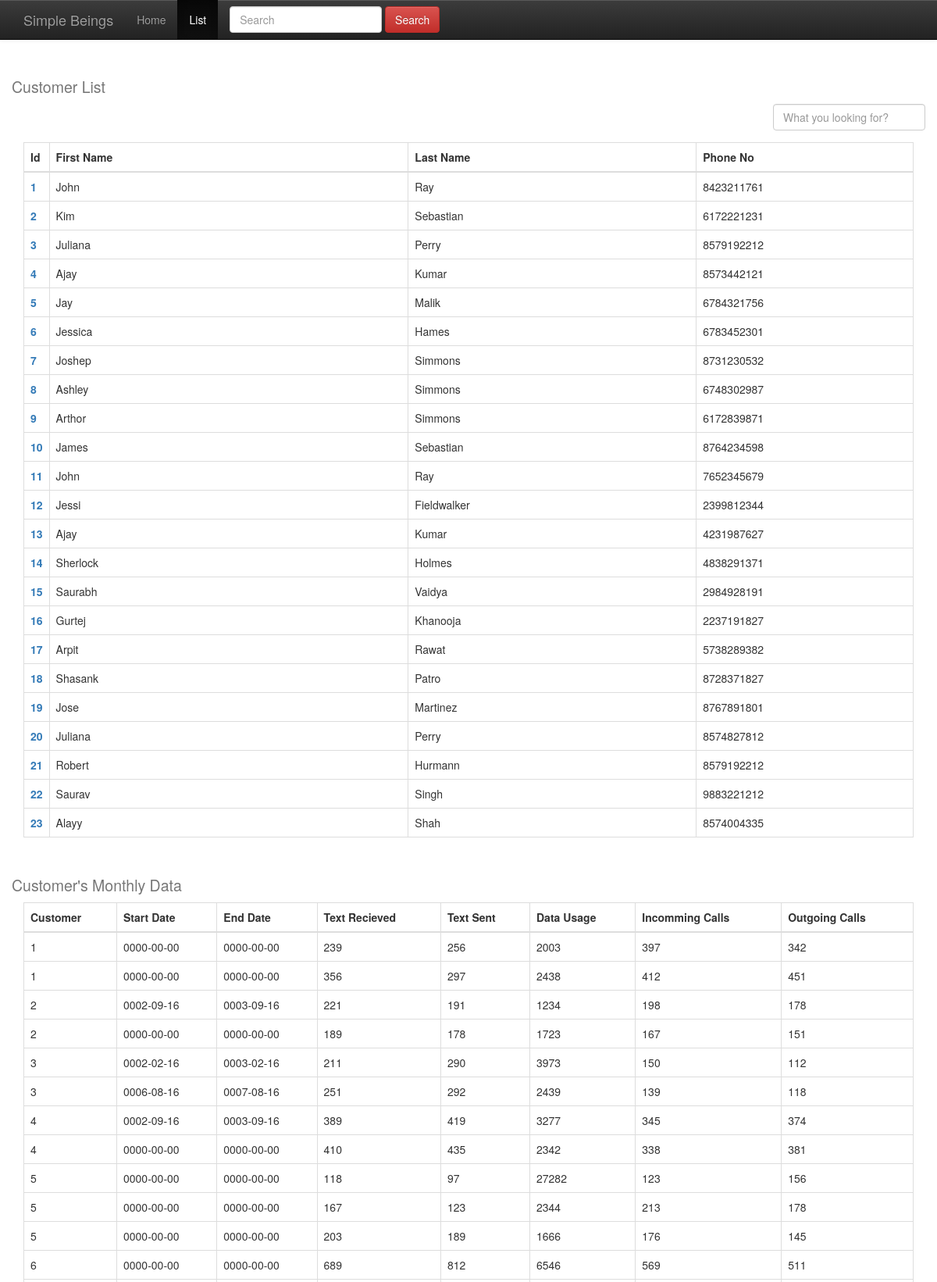
Page /list.php (upper part) on the committed database.
### tables this page shows
CREATE TABLE `Customer` (
  `Customer_ID` smallint(6) NOT NULL,
  `Customer_FName` char(30) NOT NULL,
  `Customer_Lname` char(30) NOT NULL,
  `Phone_Number` char(10) NOT NULL,
  `Family_Plan` tinyint(4) DEFAULT NULL,
  `Family_PlanID` smallint(6) DEFAULT NULL,
  `Customer_Type` char(4) DEFAULT NULL,
  `Usage_Alert` tinyint(4) DEFAULT NULL,
  `Plan_ID` smallint(6) DEFAULT NULL,
  `Employee_ID` smallint(6) NOT NULL
);

CREATE TABLE `Usuage` (
  `Usage_ID` int(11) NOT NULL,
  `Start_Date` date NOT NULL,
  `End_Date` date DEFAULT NULL,
  `Num_Text_Received` smallint(6) DEFAULT NULL,
  `Num_Text_Sent` smallint(6) DEFAULT NULL,
  `Data_Usage` smallint(6) DEFAULT NULL,
  `Incomming_Calls` smallint(6) DEFAULT NULL,
  `Outgoing_Calls` smallint(6) DEFAULT NULL,
  `Customer_ID` smallint(6) DEFAULT NULL
);

### list.php (the view, shortened to what this page needs)
<?php
  include 'dbconnect.php';
  $sql = $conn->query("SELECT * FROM Customer");
  $usages = $conn->query("SELECT * FROM Usuage");
?>
<!DOCTYPE html>
<html>
<head>
    <link rel="stylesheet" type="text/css" href="bootstrap/css/bootstrap.min.css">
    <link rel="stylesheet" href="bootstrap/css/bootstrap-theme.min.css">
</head>
<body>
<nav id="myNavbar" class="navbar navbar-default navbar-inverse navbar-fixed-top" role="navigation">
	<div class="container">
		<div class="navbar-header">
			<a class="navbar-brand" href="home.php">Simple Beings</a>
		</div>
		<div class="collapse navbar-collapse" id="navbarCollapse">
			<ul class="nav navbar-nav">
				<li><a href="./home.php">Home</a></li>
				<li class="active"><a href="./list.php">List</a></li>
        <li>
          <form class="navbar-form navbar-left" action='./search_customer.php' method='get'>
          <div class="form-group">
            <input type="text" class="form-control" name="searchtext" placeholder="Search" />
          </div>
          <button type="submit" class="btn btn-danger">Search</button>
         </form>
        </li>
			</ul>
		</div>
	</div>
</nav>
<div class="container-fluid">
	<h2 class="sub-header"><small>Customer List</small></h2>
</div>
<div class="container">
<div class="row">
  <div class="form-group pull-right">
      <input type="text" class="search form-control" placeholder="What you looking for?">
  </div>
  <span class="counter pull-right"></span>
  </div>
  <table class="table table-hover table-bordered results">
        <thead>
            <tr>
                <th>Id</th>
                <th class="col-md-5 col-xs-5">First Name</th>
                <th class="col-md-4 col-xs-4">Last Name</th>
                <th class="col-md-3 col-xs-3">Phone No</th>
            </tr>
        </thead>
        <tbody>
          <?php
            while ($row = $sql->fetch_assoc()){
              echo "<tr>";
              echo "<th scope='row'><a href='customer_detail.php?id={$row['Customer_ID']}'>".$row['Customer_ID']."</a></td>";
              echo "<td>".$row['Customer_FName']."</td>";
              echo "<td>".$row['Customer_Lname']."</td>";
              echo "<td>".$row['Phone_Number']."</td>";
              echo "</tr>";
            }
          ?>
        </tbody>
    </table>
  </div>
<div class="container-fluid">
	<h2 class="sub-header"><small>Customer's Monthly Data</small></h2>
</div>
<div class="container">
  <table class="table table-bordered">
        <thead>
            <tr>
                <th>Customer</th>
                <th>Start Date</th>
                <th>End Date</th>
                <th>Text Recieved</th>
                <th>Text Sent</th>
                <th>Data Usage</th>
                <th>Incomming Calls</th>
                <th>Outgoing Calls</th>
            </tr>
        </thead>
        <tbody>
          <?php
            while ($row = $usages->fetch_assoc()){
              echo "<tr>";
              echo "<td>".$row['Customer_ID']."</td>";
              echo "<td>".$row['Start_Date']."</td>";
              echo "<td>".$row['End_Date']."</td>";
              echo "<td>".$row['Num_Text_Received']."</td>";
              echo "<td>".$row['Num_Text_Sent']."</td>";
              echo "<td>".$row['Data_Usage']."</td>";
              echo "<td>".$row['Incomming_Calls']."</td>";
              echo "<td>".$row['Outgoing_Calls']."</td>";
              echo "</tr>";
            }
          ?>
        </tbody>
    </table>
</div>
</body>
</html>

### list.php (style rules this page uses)
body { padding-top: 70px; }
.counter { padding:8px; color:#ccc; }

### rows in the picture
customer: Customer_ID "1", Customer_FName "John", Customer_Lname "Ray", Phone_Number "8423211761"
customer: Customer_ID "2", Customer_FName "Kim", Customer_Lname "Sebastian", Phone_Number "6172221231"
customer: Customer_ID "3", Customer_FName "Juliana", Customer_Lname "Perry", Phone_Number "8579192212"
customer: Customer_ID "4", Customer_FName "Ajay", Customer_Lname "Kumar", Phone_Number "8573442121"
customer: Customer_ID "5", Customer_FName "Jay", Customer_Lname "Malik", Phone_Number "6784321756"
customer: Customer_ID "6", Customer_FName "Jessica", Customer_Lname "Hames", Phone_Number "6783452301"
customer: Customer_ID "7", Customer_FName "Joshep", Customer_Lname "Simmons", Phone_Number "8731230532"
customer: Customer_ID "8", Customer_FName "Ashley", Customer_Lname "Simmons", Phone_Number "6748302987"
customer: Customer_ID "9", Customer_FName "Arthor", Customer_Lname "Simmons", Phone_Number "6172839871"
customer: Customer_ID "10", Customer_FName "James", Customer_Lname "Sebastian", Phone_Number "8764234598"
customer: Customer_ID "11", Customer_FName "John", Customer_Lname "Ray", Phone_Number "7652345679"
customer: Customer_ID "12", Customer_FName "Jessi", Customer_Lname "Fieldwalker", Phone_Number "2399812344"
customer: Customer_ID "13", Customer_FName "Ajay", Customer_Lname "Kumar", Phone_Number "4231987627"
customer: Customer_ID "14", Customer_FName "Sherlock", Customer_Lname "Holmes", Phone_Number "4838291371"
customer: Customer_ID "15", Customer_FName "Saurabh", Customer_Lname "Vaidya", Phone_Number "2984928191"
customer: Customer_ID "16", Customer_FName "Gurtej", Customer_Lname "Khanooja", Phone_Number "2237191827"
customer: Customer_ID "17", Customer_FName "Arpit", Customer_Lname "Rawat", Phone_Number "5738289382"
customer: Customer_ID "18", Customer_FName "Shasank", Customer_Lname "Patro", Phone_Number "8728371827"
customer: Customer_ID "19", Customer_FName "Jose", Customer_Lname "Martinez", Phone_Number "8767891801"
customer: Customer_ID "20", Customer_FName "Juliana", Customer_Lname "Perry", Phone_Number "8574827812"
customer: Customer_ID "21", Customer_FName "Robert", Customer_Lname "Hurmann", Phone_Number "8579192212"
customer: Customer_ID "22", Customer_FName "Saurav", Customer_Lname "Singh", Phone_Number "9883221212"
customer: Customer_ID "23", Customer_FName "Alayy", Customer_Lname "Shah", Phone_Number "8574004335"
usuage: Customer_ID "1", Start_Date "0000-00-00", End_Date "0000-00-00", Num_Text_Received "239", Num_Text_Sent "256", Data_Usage "2003", Incomming_Calls "397", Outgoing_Calls "342"
usuage: Customer_ID "1", Start_Date "0000-00-00", End_Date "0000-00-00", Num_Text_Received "356", Num_Text_Sent "297", Data_Usage "2438", Incomming_Calls "412", Outgoing_Calls "451"
usuage: Customer_ID "2", Start_Date "0002-09-16", End_Date "0003-09-16", Num_Text_Received "221", Num_Text_Sent "191", Data_Usage "1234", Incomming_Calls "198", Outgoing_Calls "178"
usuage: Customer_ID "2", Start_Date "0000-00-00", End_Date "0000-00-00", Num_Text_Received "189", Num_Text_Sent "178", Data_Usage "1723", Incomming_Calls "167", Outgoing_Calls "151"
usuage: Customer_ID "3", Start_Date "0002-02-16", End_Date "0003-02-16", Num_Text_Received "211", Num_Text_Sent "290", Data_Usage "3973", Incomming_Calls "150", Outgoing_Calls "112"
usuage: Customer_ID "3", Start_Date "0006-08-16", End_Date "0007-08-16", Num_Text_Received "251", Num_Text_Sent "292", Data_Usage "2439", Incomming_Calls "139", Outgoing_Calls "118"
usuage: Customer_ID "4", Start_Date "0002-09-16", End_Date "0003-09-16", Num_Text_Received "389", Num_Text_Sent "419", Data_Usage "3277", Incomming_Calls "345", Outgoing_Calls "374"
usuage: Customer_ID "4", Start_Date "0000-00-00", End_Date "0000-00-00", Num_Text_Received "410", Num_Text_Sent "435", Data_Usage "2342", Incomming_Calls "338", Outgoing_Calls "381"
usuage: Customer_ID "5", Start_Date "0000-00-00", End_Date "0000-00-00", Num_Text_Received "118", Num_Text_Sent "97", Data_Usage "27282", Incomming_Calls "123", Outgoing_Calls "156"
usuage: Customer_ID "5", Start_Date "0000-00-00", End_Date "0000-00-00", Num_Text_Received "167", Num_Text_Sent "123", Data_Usage "2344", Incomming_Calls "213", Outgoing_Calls "178"
usuage: Customer_ID "5", Start_Date "0000-00-00", End_Date "0000-00-00", Num_Text_Received "203", Num_Text_Sent "189", Data_Usage "1666", Incomming_Calls "176", Outgoing_Calls "145"
usuage: Customer_ID "6", Start_Date "0000-00-00", End_Date "0000-00-00", Num_Text_Received "689", Num_Text_Sent "812", Data_Usage "6546", Incomming_Calls "569", Outgoing_Calls "511"
